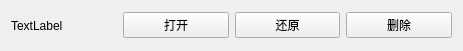
<?xml version="1.0" encoding="UTF-8"?>
<ui version="4.0">
 <class>BackupFileInfo</class>
 <widget class="QWidget" name="BackupFileInfo">
  <property name="geometry">
   <rect>
    <x>0</x>
    <y>0</y>
    <width>463</width>
    <height>51</height>
   </rect>
  </property>
  <property name="windowTitle">
   <string>Form</string>
  </property>
  <layout class="QHBoxLayout" name="horizontalLayout">
   <item>
    <widget class="QLabel" name="label_Name">
     <property name="text">
      <string>TextLabel</string>
     </property>
    </widget>
   </item>
   <item>
    <widget class="QPushButton" name="pushButton_Open">
     <property name="text">
      <string>打开</string>
     </property>
    </widget>
   </item>
   <item>
    <widget class="QPushButton" name="pushButton_Restore">
     <property name="text">
      <string>还原</string>
     </property>
    </widget>
   </item>
   <item>
    <widget class="QPushButton" name="pushButton_Delete">
     <property name="text">
      <string>删除</string>
     </property>
    </widget>
   </item>
  </layout>
 </widget>
 <resources/>
 <connections/>
</ui>
